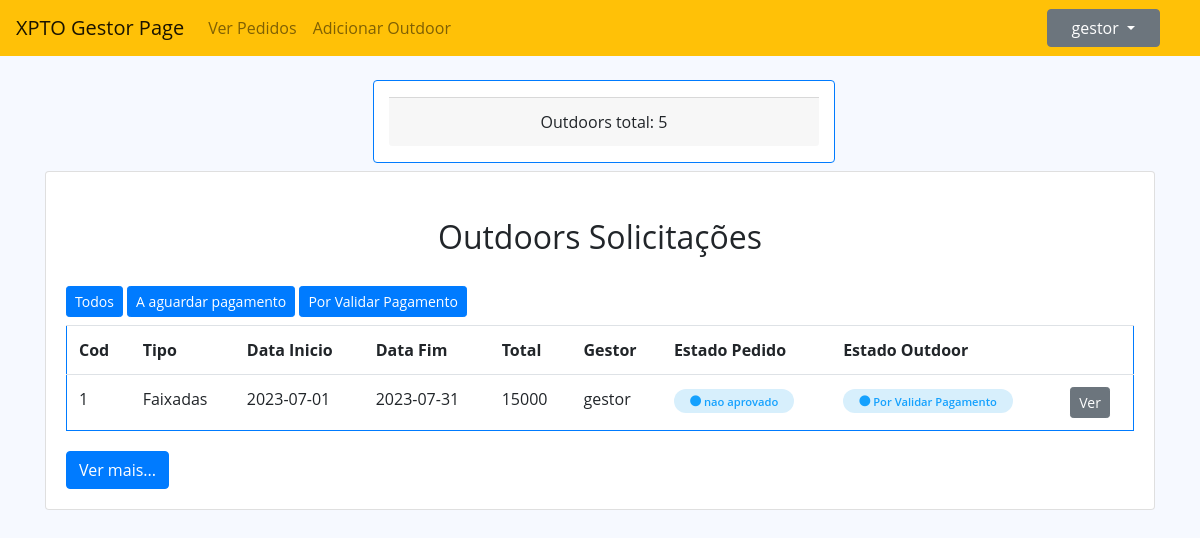
/index.php?op=Gestor&&request=verPedidos&&estado=all (signed in), run on an earlier commit of the app's database.
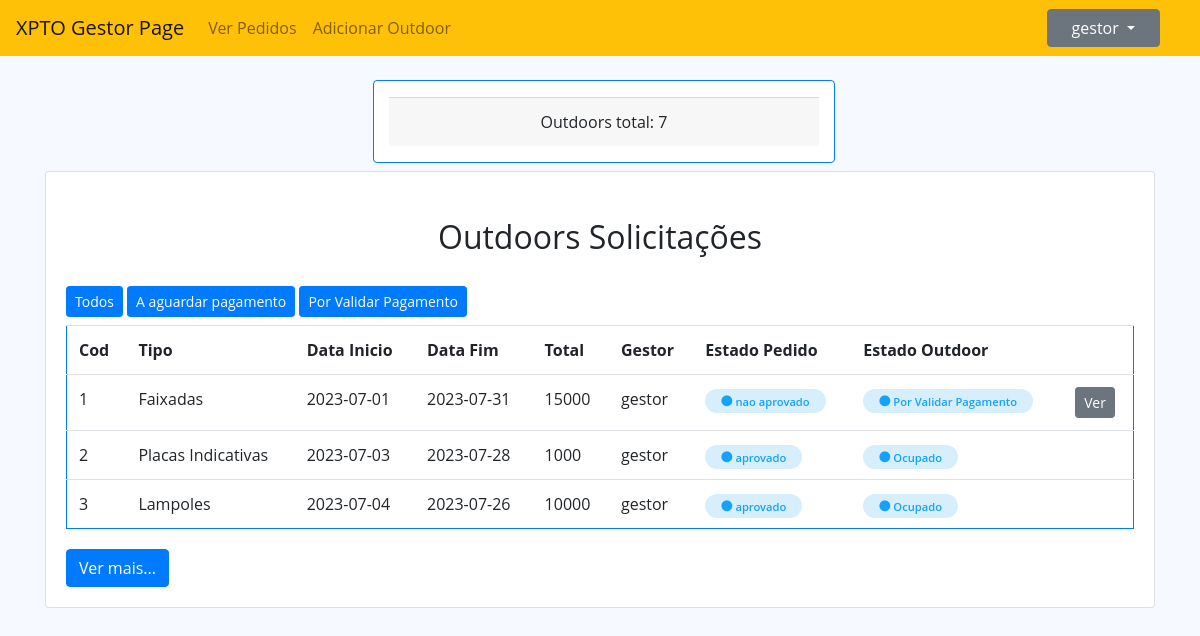
And on a later commit of the database.
### tables this page shows
CREATE TABLE `pedidos` (
  `id` int(11) NOT NULL,
  `idGestor` int(11) NOT NULL,
  `idCliente` int(11) NOT NULL,
  `imagem` varchar(100) DEFAULT NULL,
  `dataInicio` date NOT NULL,
  `dataFim` date NOT NULL,
  `total` double NOT NULL,
  `idOutdoor` int(11) NOT NULL,
  `eliminado` varchar(10) NOT NULL DEFAULT 'nao',
  `estado` varchar(50) NOT NULL DEFAULT 'nao aprovado',
  `recibo` varchar(100) DEFAULT NULL
);

CREATE TABLE `outdoor` (
  `id` int(11) NOT NULL,
  `tipo` varchar(50) NOT NULL,
  `preco` float NOT NULL,
  `idComuna` int(11) NOT NULL,
  `estado` varchar(50) NOT NULL DEFAULT 'Disponivel',
  `eliminado` varchar(10) NOT NULL DEFAULT 'nao',
  `idUsuario` int(11) NOT NULL
);

CREATE TABLE `usuario` (
  `id` int(11) NOT NULL,
  `username` varchar(50) NOT NULL,
  `senha` varchar(50) NOT NULL,
  `tipo` varchar(50) NOT NULL,
  `eliminado` varchar(10) NOT NULL DEFAULT 'nao'
);

### repositories/UsuarioRepository.php (called while the page is built, shortened)
<?php
require_once __DIR__ . '/../dbconfig/DbConnection.php';
require_once __DIR__ . '/../models/UsuarioModel.php';
class UsuarioRepository implements IUsuarioRepository {
    private $db = null;
    public function __construct() {
        $this->db = DbConnection::getInstance();
    }
    public function selectById($id) {
        try {
            $stmt = $this->db->prepare("SELECT id, username, senha, tipo, eliminado FROM usuario WHERE id = :id and eliminado <> 'Sim'");
            $stmt->bindParam(":id", $id);
            $stmt->execute();
            $dado = $stmt->fetch(PDO::FETCH_ASSOC);
            if ($dado) {
                $Usuario = new UsuarioModel($dado['id'], $dado['username'], null, $dado['tipo'], null);
                return $Usuario;
            } else {
                return false;
            }
        } catch (PDOException $e) {
            echo $e->getMessage();
            return false;
        }
    }
}

### dbconfig/DbConnection.php (called while the page is built)
<?php
class DbConnection {
    private static $instance = NULL;
    public static function getInstance() {
        if (!isset(self::$instance)) {
            try {
                self:: $instance = new PDO("mysql:host=localhost;dbname=outdoorgest", 'root', '');
                self:: $instance->setAttribute(PDO::ATTR_ERRMODE, PDO::ERRMODE_EXCEPTION);
            } catch (PDOException $e) {
                echo $e->getMessage();
            }
        }
        return self::$instance;
    }
}

### services/UsuarioService.php (called while the page is built, shortened)
<?php
require_once __DIR__ . '/../repositories/UsuarioRepository.php';
class UsuarioService implements IUsuarioService {
    private $usuarioRepository = null;
    public function __construct() {
        $this->usuarioRepository = new UsuarioRepository();
    }
    public function selectById($id) {
        try {
            return $this->usuarioRepository->selectById($id);
        } catch (PDOException $e) {
            return false;
        }
    }
}

### controllers/ClienteController.php (called while the page is built, shortened)
<?php
require_once __DIR__ . '/../services/UsuarioService.php';
require_once __DIR__ . '/../services/SolicitacaoService.php';
require_once __DIR__ . '/../services/OutdoorService.php';
class ClienteController {
    public function __construct() {
        $this->usuarioService = new UsuarioService();
        if (isset($_SESSION['Usuario'])) {
            $Us = unserialize($_SESSION['Usuario']);
            $_SESSION['Usuario'] = serialize($this->usuarioService->selectById($Us->getId()));
        }
    }
}
$actualizar = new ClienteController();

### index.php (called while the page is built, shortened)
<?php
include __DIR__ . '/./controllers/Rotas.php';
$rotas = new Rotas();
$rotas->requestHandle();
?>

### models/UsuarioModel.php (called while the page is built, shortened)
<?php
class UsuarioModel {
    private $id;
    private $username;
    private $tipo;
    public function __construct($id, $username, $senha, $tipo, $eliminado) {
        $this->id = $id;
        $this->username = $username;
        $this->tipo = $tipo;
    }
    public function getId() {
        return $this->id;
    }
    public function getUsername() {
        return $this->username;
    }
    public function getTipo() {
        return $this->tipo;
    }
}

### services/OutdoorService.php (called while the page is built, shortened)
<?php
require_once __DIR__ . '/../repositories/OutdoordRepository.php';
class OutdoorService implements IOutdoorService {
    private $outdoorRepository = null;
    public function __construct() {
        $this->outdoorRepository = new OutdoordRepository();
    }
    public function selectCount() {
        return $this->outdoorRepository->selectCount();
    }
}

### repositories/OutdoordRepository.php (called while the page is built, shortened)
<?php
require_once __DIR__ . '/../dbconfig/DbConnection.php';
class OutdoordRepository implements IOutdoorRepository{
     private $db;
    public function __construct() {
        $this->db = DbConnection::getInstance();
    }
    public function selectCount() {
        try {
            $stmt = $this->db->prepare("SELECT COUNT(*) FROM `outdoor` WHERE eliminado <> 'Sim'");
            $stmt->execute();
            $adm = $stmt->fetchColumn();
            return $adm;
        } catch (PDOException $e) {
            echo $e->getMessage();
            return false;
        }
    }
}

### services/SolicitacaoService.php (called while the page is built, shortened)
<?php
require_once __DIR__ . '/../repositories/SolicitacaoRepository.php';
class SolicitacaoService implements ISolicitacaoService {
    private $solicitacaoRepository = null;
    public function __construct() {
        $this->solicitacaoRepository = new SolicitacaoRepository();
    }
    public function selectAll() {
        return $this->solicitacaoRepository->selectAll();
    }
}

### repositories/SolicitacaoRepository.php (called while the page is built, shortened)
<?php
require_once __DIR__ . '/../models/SolicitacaoModel.php';
require_once __DIR__ . '/../dbconfig/DbConnection.php';
class SolicitacaoRepository implements ISolicitacaoRepository {
    private $db;
    public function __construct() {
        $this->db = DbConnection::getInstance();
    }
    public function selectAll() {
        try {
            $stmt = $this->db->prepare("SELECT p.id, u.username `gestor`, `imagem`, `dataInicio`, `dataFim`, `total`, o.tipo `idOutdoor`, p.eliminado, p.estado as estadoPedido, o.estado estadoOutdoor, `recibo` FROM pedidos p join usuario u on u.id = p.idGestor join outdoor o on o.id = p.idOutdoor");
            $stmt->execute();
            $outdoors = $stmt->fetchAll();
            $listaOutdoor = array();
            foreach ($outdoors as $cada) {
                $listaOutdoor[] = new SolicitacaoModel($cada['id'], $cada['gestor'], $cada['imagem'], $cada['dataInicio'], $cada['dataFim'], $cada['total'], $cada['idOutdoor'], $cada['eliminado'], $cada['estadoPedido'], $cada['estadoOutdoor'], $cada['recibo']);
            }
            return $listaOutdoor;
        } catch (PDOException $e) {
            echo $e->getMessage();
            return false;
        }
    }
}

### models/SolicitacaoModel.php (called while the page is built, shortened)
<?php
class SolicitacaoModel {
    private $id;
    private $idGestor;
    private $dataInicio;
    private $dataFim;
    private $totalPagar;
    private $idOutdoor;
    private $estadoPedido;
    private $estadoOutdoor;
    public function __construct($id, $idGestor, $imagem, $dataInicio, $dataFim, $totalPagar, $idOutdoor, $eliminado, $estadoPedido, $estadoOutdoor, $recibo) {
        $this->id = $id;
        $this->idGestor = $idGestor;
        $this->dataInicio = $dataInicio;
        $this->dataFim = $dataFim;
        $this->totalPagar = $totalPagar;
        $this->idOutdoor = $idOutdoor;
        $this->estadoPedido = $estadoPedido;
        $this->estadoOutdoor = $estadoOutdoor;
    }
    public function getId() {
        return $this->id;
    }
    public function getIdGestor() {
        return $this->idGestor;
    }
    public function getDataInicio() {
        return $this->dataInicio;
    }
    public function getDataFim() {
        return $this->dataFim;
    }
    public function getTotalPagar() {
        return $this->totalPagar;
    }
    public function getIdOutdoor() {
        return $this->idOutdoor;
    }
    public function getEstadoPedido() {
        return $this->estadoPedido;
    }
    public function getEstadoOutdoor() {
        return $this->estadoOutdoor;
    }
}

### views/gestor/tabelaPedidos.php (the view, shortened to what the changed rows need)
<div class="card">
    <div class="card-body">
        <div class="card-title text-center m-3">
            <h2>Outdoors Solicitações</h2>
        </div>
        <a href="index.php?op=Gestor&&request=verPedidos&&estado=all" class="btn btn-primary btn-sm mt-1 mb-2"  role="button">Todos</a>
        <a href="index.php?op=Gestor&&request=verPedidos&&estado=A aguardar pagamento" class="btn btn-primary btn-sm mt-1 mb-2"  role="button">A aguardar pagamento</a>
        <a href="index.php?op=Gestor&&request=verPedidos&&estado=Por Validar Pagamento" class="btn btn-primary btn-sm mt-1 mb-2"  role="button">Por Validar Pagamento</a>
        <table id="listarDados" class="table border border-primary ">
            <tr>
                <th scope="col">Cod</th>
                <th scope="col">Tipo</th>
                <th scope="col">Data Inicio</th>
                <th scope="col">Data Fim</th>
                <th scope="col">Total</th>
                <th scope="col">Gestor</th>
                <th scope="col">Estado Pedido</th>
                <th scope="col">Estado Outdoor</th>
                <th scope="col"></th>
            </tr>
            <?php
            if (isset($_SESSION['Usuario'])) {
                $usuario = unserialize($_SESSION['Usuario']);
            }
            foreach ($outdoors as $cada) {
                if ($usuario->getUsername() == $cada->getIdGestor()) {
                    if ($action2 == $cada->getEstadoOutdoor()) {
                        ?>
                        <tr>
                            <td><?php echo $cada->getId(); ?></td>
                            <td><?php echo $cada->getIdOutdoor() ?></td>
                            <td><?php echo $cada->getDatainicio(); ?></td>
                            <td><?php echo $cada->getDataFim(); ?></td>
                            <td><?php echo $cada->getTotalPagar(); ?></td>
                            <td><?php echo $cada->getIdGestor(); ?></td>
                            <td><span class="status ativo"><i class="fas fa-circle"></i> <?php echo $cada->getEstadoPedido(); ?></span></td>
                            <td><span class="status ativo"><i class="fas fa-circle"></i> <?php echo $cada->getEstadoOutdoor(); ?></span></td>
                            <td>
                                <?php
                                if ($cada->getEstadoOutdoor() == "Por Validar Pagamento") {
                                    echo '<input type="hidden" name="pdf" id="pdf" value="' . $cada->getRecibo() . '" />
                                          <input type="hidden" name="idSelecionadoPedidoOutdoor" id="idSelecionadoPedidoOutdoor" value="' . $cada->getId() . '" />
                                          <button id="verRecibo" class="btn btn-secondary btn-sm verRecibo">Ver</button>
                                    ';
                                }
                                ?>
                            </td>
                        </tr>
                        <?php
                    } else if ($action2 == "all") {
                        ?>
                        <tr>
                            <td><?php echo $cada->getId(); ?></td>
                            <td><?php echo $cada->getIdOutdoor() ?></td>
                            <td><?php echo $cada->getDatainicio(); ?></td>
                            <td><?php echo $cada->getDataFim(); ?></td>
                            <td><?php echo $cada->getTotalPagar(); ?></td>
                            <td><?php echo $cada->getIdGestor(); ?></td>
                            <td><span class="status ativo"><i class="fas fa-circle"></i> <?php echo $cada->getEstadoPedido(); ?></span></td>
                            <td><span class="status ativo"><i class="fas fa-circle"></i> <?php echo $cada->getEstadoOutdoor(); ?></span></td>
                            <td>
                                <?php
                                if ($cada->getEstadoOutdoor() == "Por Validar Pagamento") {
                                    echo '<input type="hidden" name="pdf" id="pdf" value="' . $cada->getRecibo() . '" />
                                          <input type="hidden" name="idSelecionadoPedidoOutdoor" id="idSelecionadoPedidoOutdoor" value="' . $cada->getId() . '" />
                                          <button id="verRecibo" class="btn btn-secondary btn-sm verRecibo">Ver</button>
                                    ';
                                }
                                ?>
                            </td>
                        </tr> <?php
                    }
                }
            }
            ?>
        </table>
        <button type="button" class="btn btn-primary mt-1" id="nextButton">Ver mais...</button>
    </div>
</div>

### views/gestor/gestorViewPedidos.php (shortened to what the changed rows need)
<?php
include 'header.php';
if (isset($_SESSION['Usuario']))
    $usuario = unserialize($_SESSION['Usuario']);
if (isset($_SESSION['loggedin']) && $_SESSION['loggedin'] === true && $usuario->getTipo() === "Gestor") {
    require_once __DIR__ . '/../../controllers/GestorController.php';
    $gestorController = new GestorController();
    ?>
    </head>
    <body class="">
        <nav class="navbar navbar-expand-lg navbar-light bg-warning">
            <a class="navbar-brand" href="index.php?op=<?php echo $usuario->getTipo(); ?>&&estado=all">XPTO Gestor Page</a>
            <div class="collapse navbar-collapse" id="navbarSupportedContent">
                <ul class="navbar-nav mr-auto" id="menu">
                    <li class="nav-item" >
                        <a class="nav-link" href="index.php?op=Gestor&&request=verPedidos&&estado=all">Ver Pedidos</a>
                    </li>
                    <li class="nav-item" >
                        <a class="nav-link" href="index.php?op=Gestor&&request=addOutdoor">Adicionar Outdoor</a>
                    </li>
                </ul>
            </div>
            <nav class="header-nav ms-auto">
                <ul class="d-flex align-items-center navbar-nav me-auto mb-2 mb-lg-0">
                    <li class="nav-item px-4 ">
                        <div class="dropdown">
                            <button class="btn btn-secondary dropdown-toggle px-4" type="button" id="dropdownMenuButton" data-toggle="dropdown" aria-haspopup="true" aria-expanded="false">
                                <?php if (isset($_SESSION['Usuario'])) echo $usuario->getUsername(); ?>
                            </button>
                        </div>
                    </li>
                </ul>
            </nav>
        </nav>
        <main class="mx-auto">
            <div class="container align-items-center">
                <div class="container text-center mb-2 mt-4">
                    <div class="row justify-content-center">
                        <div class="col-5 border border-primary ml-2 card">
                            <p class="card-footer mt-3">Outdoors total:
                                <?php echo $gestorController->totalOutdoors(); ?>
                            </p>
                        </div>
                    </div>
                </div>
                <?php $gestorController->verPedidosOutdoors(); ?>
            </div>
        </main>
        <?php
        include 'footer.php';
    } else
        echo '!!!!Pagina não encontrada';
    ?>

What changed in the data, as far as the page shows it:
now on this page (row edited): pedidos: id "2", idOutdoor.tipo "Placas Indicativas", dataInicio "2023-07-03", dataFim "2023-07-28", total "1000", idGestor.username "gestor", estado "aprovado", idOutdoor.estado "Ocupado"
now on this page (row edited): pedidos: id "3", idOutdoor.tipo "Lampoles", dataInicio "2023-07-04", dataFim "2023-07-26", total "10000", idGestor.username "gestor", estado "aprovado", idOutdoor.estado "Ocupado"
Also different on the page:
$gestorController->totalOutdoors(): "5" → "7"
